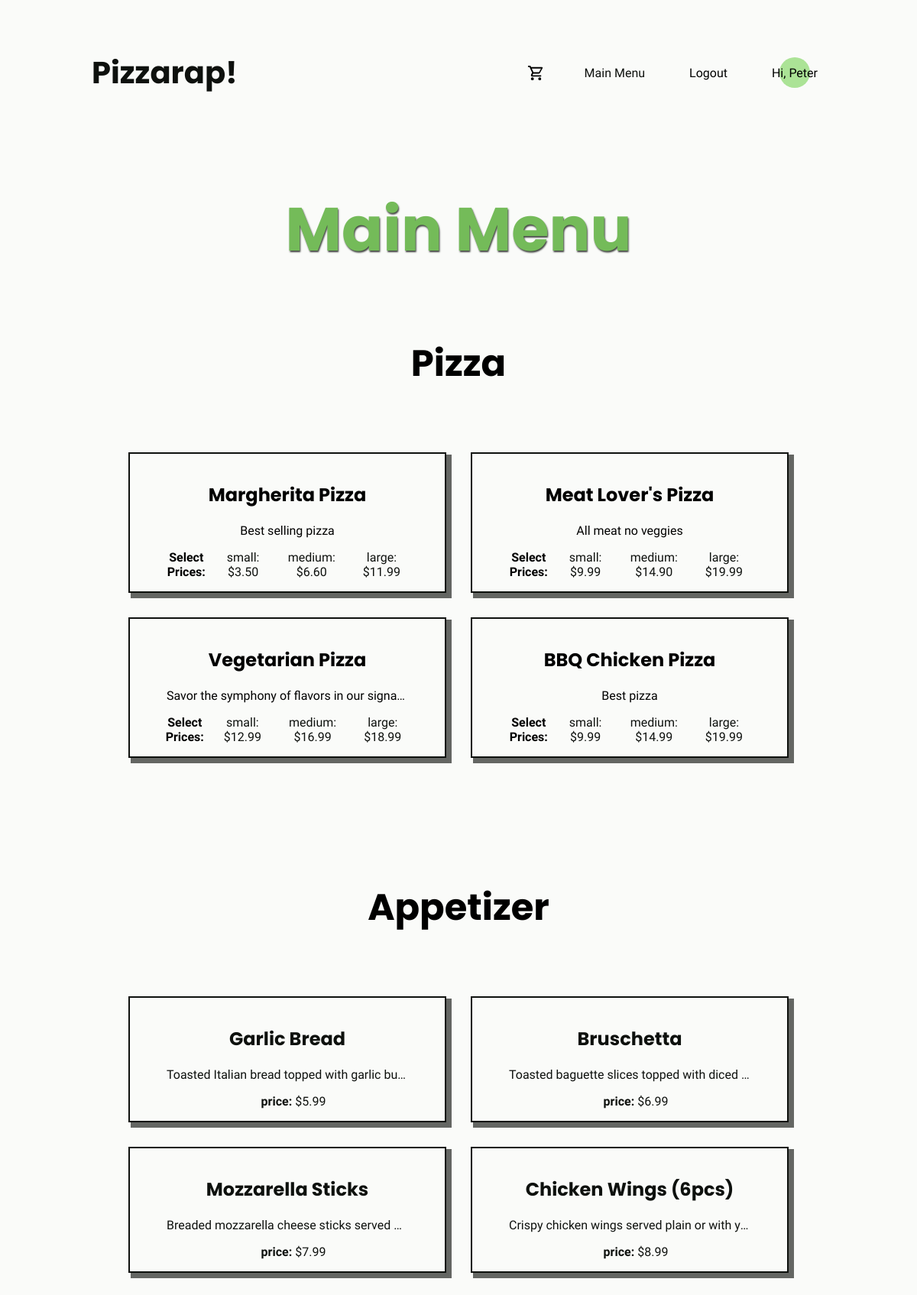
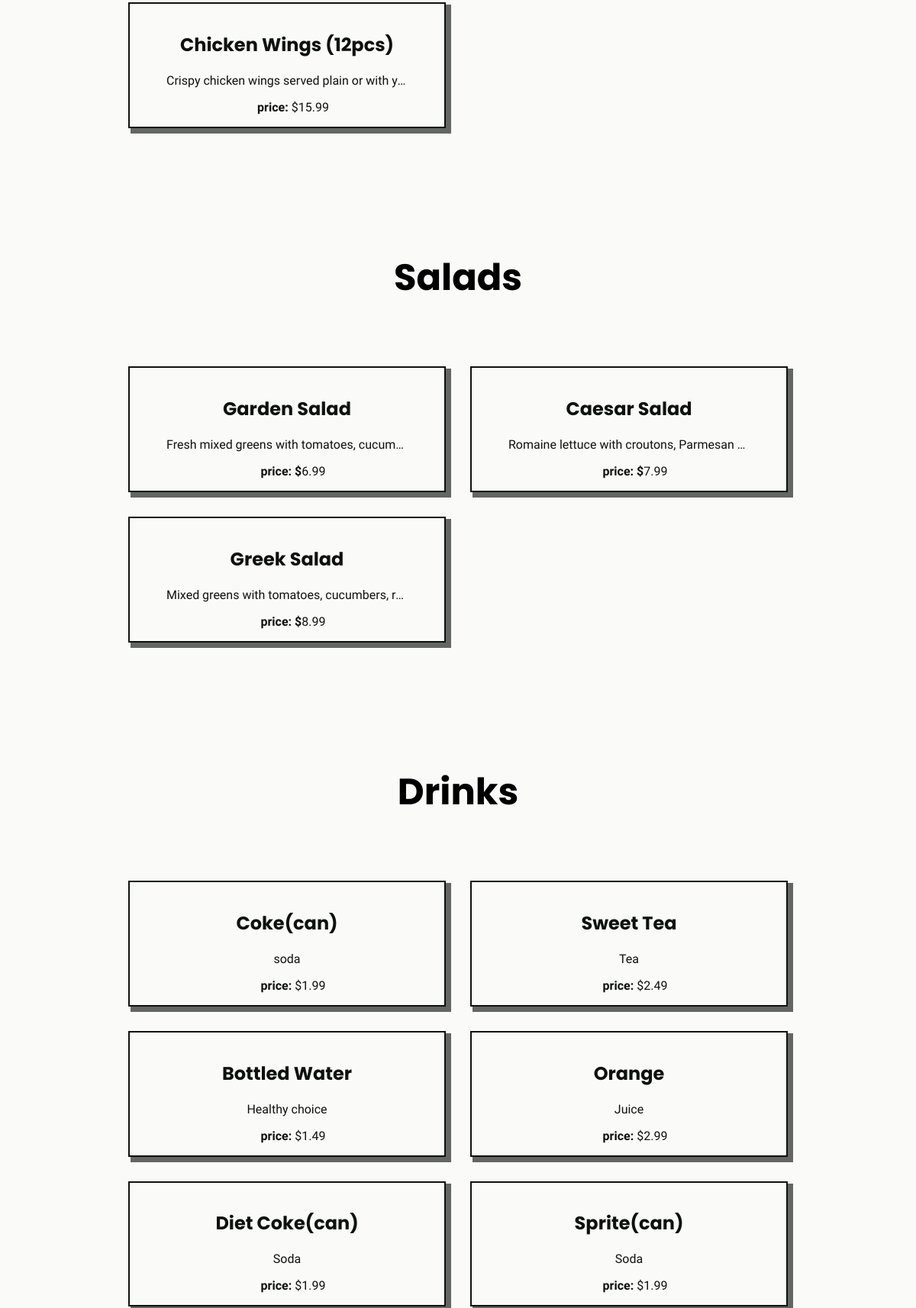
Screenshot of /home/main (signed in, upper part) with the database file from the repository (2 pictures, top to bottom).
### pizzaplace/models.py (models this page shows, shortened)
class Pizza(models.Model):
    pizza_name = models.CharField(max_length=50, blank=False)
    pizza_description = models.TextField()
    small_price = models.DecimalField(max_digits=6, decimal_places=2)
    medium_price = models.DecimalField(max_digits=6, decimal_places=2)
    large_price = models.DecimalField(max_digits=6, decimal_places=2)

class Appetizer(models.Model):
    name = models.CharField(max_length=50, blank=False)
    description = models.TextField()
    price = models.DecimalField(max_digits=6, decimal_places=2)

class Salad(models.Model):
    name = models.CharField(max_length=50, blank=False)
    description = models.TextField()
    price = models.DecimalField(max_digits=6, decimal_places=2)

class Drink(models.Model):
    name = models.CharField(max_length=50, blank=False)
    description = models.TextField()
    price = models.DecimalField(max_digits=6, decimal_places=2)

### pizzaplace/views.py (the view)
# urls.py: path("home/main", views.main, name="main-page"),
def main(request):
    pizza_details = Pizza.objects.all()
    appetizer = Appetizer.objects.all()
    salad = Salad.objects.all()
    drink = Drink.objects.all()
    return render(request, "pizzaplace/main.html", {
        "pizzas": pizza_details,
        "appetizers": appetizer,
        "salads": salad,
        "drinks": drink,
    })

### pizzaplace/templates/pizzaplace/main.html (shortened to what this page needs)
{% extends 'base.html' %}
{% load static %}
{% block style %}
<link rel="stylesheet" href="{% static "pizzaplace/main.css" %}">
{% endblock %}
{% block content %}
<h1 class = "menu">Main Menu</h1>
    <div class="all-menu">
    <h1 class="label">Pizza</h1>
        <div class="menu-main">
    {% for pizza in pizzas %}
        {% include "pizzaplace/include/pizza_card.html" %}
    {% endfor %}
    </div>
    <h1 class="label">Appetizer</h1>
    <div class="menu-main">
     {% for appetizer in appetizers %}
        {% include "pizzaplace/include/appetizer.html" %}
    {% endfor %}
    </div>
    <h1 class="label" >Salads</h1>
    <div class="menu-main">
     {% for salad in salads %}
        {% include "pizzaplace/include/salad.html" %}
    {% endfor %}
    </div>
     <h1 class="label">Drinks</h1>
    <div class="menu-main">
     {% for drink in drinks %}
        {% include "pizzaplace/include/drink.html" %}
    {% endfor %}
    </div>
    </div>
{% endblock %}

### templates/base.html (shortened to what this page needs)
<!DOCTYPE html>
{% load static %}
<html lang="en">
<head>
 <link rel="stylesheet" href="{% static "header.css" %}">
    {% block style %}
    {% endblock %}
</head>
<body>
<header>
<h2 class="icon"><a href="{% url "home" %}">Pizzarap!</a></h2>
    <nav>
        <ul class="links" >
            {% if user.is_authenticated %}
            <li><a href="{% url 'cart_display' %}"></a></li>
            {% endif %}
            <li><a href="{% url 'main-page' %}" >Main Menu</a></li>
            {% if user.is_authenticated %}
        <li><form action="{% url 'logout' %}" method="post">
            <button id="logoutbtn" type="submit">Logout</button>
          </form></li>
      {% else %}
        <li><a href="{% url 'login' %}">Login</a></li>{% endif %}
    {% if user.is_authenticated and user.username %}
    <li class="name">
        Hi, {{ user.username | title }}
        <span class="circle"></span>
    </li>
{% endif %}
        </ul>
   </nav>
</header>
  {% block content %}
  {% endblock %}
</body>
</html>

### pizzaplace/templates/pizzaplace/include/pizza_card.html
{% load static %}
<article>
        <div class="pizza_card">
            <h2 class="cardname">{{ pizza.pizza_name }}</h2>
            <p class="carddescription">{{ pizza.pizza_description }}</p>
            <ul class="prices">
                <p class="SelectPrices">Select Prices:</p>
                <li><a class="purchase-link" data-type="Pizza"   data-id="{{ pizza.id }}" data-name="{{ pizza.pizza_name }}" data-price="{{ pizza.small_price }}" href="">small: ${{ pizza.small_price }}</a></li>
                <li><a class="purchase-link" data-type="Pizza" data-id="{{ pizza.id }}" data-name="{{ pizza.pizza_name }}" data-price="{{ pizza.medium_price }}" href="">medium: ${{ pizza.medium_price }}</a></li>
                <li><a class="purchase-link" data-type="Pizza" data-id="{{ pizza.id }}" data-name="{{ pizza.pizza_name }}" data-price="{{ pizza.large_price }}" href="">large: ${{ pizza.large_price }}</a></li>
            </ul>
        </div>
</article>

### pizzaplace/templates/pizzaplace/include/appetizer.html
{% load static %}
<article>
    <a href="#">
        <div class="pizza_card">
            <h2 class="cardname">{{ appetizer.name }}</h2>
            <p class="carddescription">{{ appetizer.description }}</p>
            <ul class="prices">
                <li><a class="purchase-link" data-type="Appetizer" data-id="{{ appetizer.id }}" data-name="{{ appetizer.name }}" data-price="{{ appetizer.price }}"  href=""><b>price:</b> ${{ appetizer.price}}</a></li>
            </ul>
        </div>
    </a>
</article>

### pizzaplace/templates/pizzaplace/include/salad.html
{% load static %}
<article>
    <a href="#">
        <div class="pizza_card">
            <h2 class="cardname">{{ salad.name }}</h2>
            <p class="carddescription">{{ salad.description }}</p>
            <ul class="prices">
                <li><a class="purchase-link" data-id="{{ salad.id }}" data-type="Salad" data-name="{{ salad.name }}" data-price="{{ salad.price }}"  href=""><b>price: $</b>{{ salad.price }}</a></li>
            </ul>
        </div>
    </a>
</article>

### pizzaplace/templates/pizzaplace/include/drink.html
{% load static %}
<article>
    <a href="#">
        <div class="pizza_card">
            <h2 class="cardname">{{ drink.name }}</h2>
            <p class="carddescription">{{ drink.description }}</p>
            <ul class="prices">
                <li><a class="purchase-link" data-type="Drink" data-id="{{ drink.id }}"  data-name="{{ drink.name }}" data-price="{{ drink.price }}" href="" ><b>price:</b> ${{ drink.price }}</a></li>
            </ul>
        </div>
    </a>
</article>

### static/header.css (style rules this page uses)
:root { --primary: #74BB59; --secondary: #ABE396; --accent:#86E762; --dark: rgb(14, 17, 14); --light: rgba(250, 251, 249, 0.94); }
h1, h2, h3, h4, h5 { font-family: 'Poppins'; font-weight: 700; }
html { margin: 0px; padding: 0px; }
body { margin: 0px; padding: 0px; font-family: 'Source Sans 3'; font-weight: 400; background-color: var(--light); display: flex; min-height: 100vh; width: 100%; flex-direction: column; justify-content: center; align-items: center; }
header { padding: 2rem; font-family: 'Source Sans 3'; width: 80%; position: absolute; top: 0px; display: flex; justify-content: space-between; align-items: center; }
.links { display: flex; gap: 2rem; margin: 0; padding: 0; justify-content: center; align-items: center; }
li { list-style: none; margin: 0 10px; transition: transform 0.3s; }
a { text-decoration: none; color: var(--dark); }
.icon { font-size: 2.5rem; transition: transform .6s; }
svg { width: 23px; height: auto; vertical-align: middle; }
#logoutbtn { font-size: 1rem; align-self: center ; font-family: 'Source Sans 3'; background-color: transparent; border: transparent; }
.name { position: relative; display: inline-block; }
.name .circle { position: absolute; top: 50%; left: 50%; transform: translate(-50%, -50%); width: 40px; height: 40px; border-radius: 50%; background-color: var(--secondary); z-index: -1; }

### pizzaplace/static/pizzaplace/main.css (style rules this page uses)
.all-menu { display: flex; flex-direction: column; max-height: 60vh; gap:3rem; align-items: center; max-width: 80%; }
.menu-main { display: grid; grid-template-columns: repeat(auto-fill, minmax(200px, 1fr)); grid-template-row: repeat(auto-fill, minmax(200px, 1fr)); grid-auto-flow: dense; justify-content: center; align-items: center; gap: 2rem; width: 90%; margin-bottom: 5rem; }
.menu { text-shadow: 1px 2px 2px rgba(14, 17, 14, 0.78); text-align: center; font-size: 5rem; margin-top: 15rem; margin-bottom: 3rem; color: var(--primary); }
.pizza_card { text-align: center; padding: 1rem 3rem; border: 2px solid var(--dark); box-shadow: 5px 5px 0px 2px rgba(14, 17, 14, 0.63); }
.prices { display: flex; gap:1rem; margin: 0px; padding: 0px; align-items: center; justify-content: center; }
.prices p { font-weight: bolder; }
li { transition: transform 0.3s; }
.label { font-size: 3rem; }
.carddescription { white-space: nowrap; overflow: hidden; text-overflow: ellipsis; transition: all 4s linear; }
.SelectPrices { margin:0px; padding: 0px; }
@media (min-width: 881px) { .menu-main { grid-template-columns: repeat(2, minmax(200px, 1fr)); } }

### rows the page displays
Pizza: pizza_name "Margherita Pizza", pizza_description "Best selling pizza", small_price "3.50", medium_price "6.60", large_price "11.99"
Pizza: pizza_name "Meat Lover's Pizza", pizza_description "All meat no veggies", small_price "9.99", medium_price "14.90", large_price "19.99"
Pizza: pizza_name "Vegetarian Pizza", pizza_description "Savor the symphony of flavors in our signa…", small_price "12.99", medium_price "16.99", large_price "18.99"
Pizza: pizza_name "BBQ Chicken Pizza", pizza_description "Best pizza", small_price "9.99", medium_price "14.99", large_price "19.99"
Appetizer: name "Garlic Bread", description "Toasted Italian bread topped with garlic bu…", price "5.99"
Appetizer: name "Bruschetta", description "Toasted baguette slices topped with diced…", price "6.99"
Appetizer: name "Mozzarella Sticks", description "Breaded mozzarella cheese sticks served…", price "7.99"
Appetizer: name "Chicken Wings (6pcs)", description "Crispy chicken wings served plain or with y…", price "8.99"
Appetizer: name "Chicken Wings (12pcs)", description "Crispy chicken wings served plain or with y…", price "15.99"
Salad: name "Garden Salad", description "Fresh mixed greens with tomatoes, cucum…", price "6.99"
Salad: name "Caesar Salad", description "Romaine lettuce with croutons, Parmesan…", price "7.99"
Salad: name "Greek Salad", description "Mixed greens with tomatoes, cucumbers, r…", price "8.99"
Drink: name "Coke(can)", description "soda", price "1.99"
Drink: name "Sweet Tea", description "Tea", price "2.49"
Drink: name "Bottled Water", description "Healthy choice", price "1.49"
Drink: name "Orange", description "Juice", price "2.99"
Drink: name "Diet Coke(can)", description "Soda", price "1.99"
Drink: name "Sprite(can)", description "Soda", price "1.99"

### other values shown
{{ user.username | title }} "Peter"
